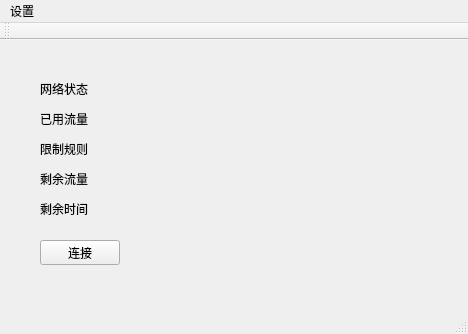
<?xml version="1.0" encoding="UTF-8"?>
<ui version="4.0">
 <class>MainWindow</class>
 <widget class="QMainWindow" name="MainWindow">
  <property name="geometry">
   <rect>
    <x>0</x>
    <y>0</y>
    <width>468</width>
    <height>334</height>
   </rect>
  </property>
  <property name="windowTitle">
   <string>专用网络桌面应用程序</string>
  </property>
  <widget class="QWidget" name="centralWidget">
   <widget class="QLabel" name="label">
    <property name="geometry">
     <rect>
      <x>40</x>
      <y>40</y>
      <width>54</width>
      <height>17</height>
     </rect>
    </property>
    <property name="text">
     <string>网络状态</string>
    </property>
   </widget>
   <widget class="QLabel" name="label_2">
    <property name="geometry">
     <rect>
      <x>40</x>
      <y>70</y>
      <width>54</width>
      <height>17</height>
     </rect>
    </property>
    <property name="text">
     <string>已用流量</string>
    </property>
   </widget>
   <widget class="QLabel" name="label_3">
    <property name="geometry">
     <rect>
      <x>40</x>
      <y>100</y>
      <width>54</width>
      <height>17</height>
     </rect>
    </property>
    <property name="text">
     <string>限制规则</string>
    </property>
   </widget>
   <widget class="QLabel" name="label_4">
    <property name="geometry">
     <rect>
      <x>40</x>
      <y>130</y>
      <width>54</width>
      <height>17</height>
     </rect>
    </property>
    <property name="text">
     <string>剩余流量</string>
    </property>
   </widget>
   <widget class="QLabel" name="label_5">
    <property name="geometry">
     <rect>
      <x>40</x>
      <y>160</y>
      <width>54</width>
      <height>17</height>
     </rect>
    </property>
    <property name="text">
     <string>剩余时间</string>
    </property>
   </widget>
   <widget class="QPushButton" name="pushButton">
    <property name="geometry">
     <rect>
      <x>40</x>
      <y>200</y>
      <width>80</width>
      <height>25</height>
     </rect>
    </property>
    <property name="text">
     <string>连接</string>
    </property>
   </widget>
  </widget>
  <widget class="QMenuBar" name="menuBar">
   <property name="geometry">
    <rect>
     <x>0</x>
     <y>0</y>
     <width>468</width>
     <height>22</height>
    </rect>
   </property>
   <widget class="QMenu" name="menuFile">
    <property name="title">
     <string>设置</string>
    </property>
    <addaction name="actiontimeset"/>
    <addaction name="actionoutset"/>
   </widget>
   <addaction name="menuFile"/>
  </widget>
  <widget class="QToolBar" name="mainToolBar">
   <attribute name="toolBarArea">
    <enum>TopToolBarArea</enum>
   </attribute>
   <attribute name="toolBarBreak">
    <bool>false</bool>
   </attribute>
  </widget>
  <widget class="QStatusBar" name="statusBar"/>
  <action name="actiontimeset">
   <property name="text">
    <string>跳变时间设置</string>
   </property>
  </action>
  <action name="actionoutset">
   <property name="checkable">
    <bool>false</bool>
   </property>
   <property name="text">
    <string>出口区域设置</string>
   </property>
  </action>
 </widget>
 <layoutdefault spacing="6" margin="11"/>
 <resources/>
 <connections/>
</ui>
